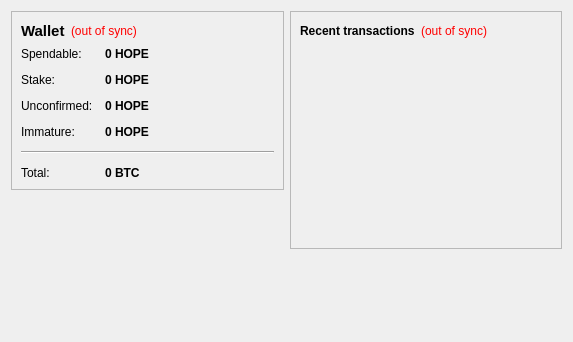
<?xml version="1.0" encoding="UTF-8"?>
<ui version="4.0">
 <class>OverviewPage</class>
 <widget class="QWidget" name="OverviewPage">
  <property name="geometry">
   <rect>
    <x>0</x>
    <y>0</y>
    <width>573</width>
    <height>342</height>
   </rect>
  </property>
  <property name="windowTitle">
   <string>Form</string>
  </property>
  <layout class="QHBoxLayout" name="horizontalLayout" stretch="1,1">
   <item>
    <layout class="QVBoxLayout" name="verticalLayout_2">
     <item>
      <widget class="QFrame" name="frame">
       <property name="frameShape">
        <enum>QFrame::StyledPanel</enum>
       </property>
       <property name="frameShadow">
        <enum>QFrame::Raised</enum>
       </property>
       <layout class="QVBoxLayout" name="verticalLayout_4">
        <item>
         <layout class="QHBoxLayout" name="horizontalLayout_4">
          <item>
           <widget class="QLabel" name="label_5">
            <property name="font">
             <font>
              <pointsize>11</pointsize>
              <weight>75</weight>
              <bold>true</bold>
             </font>
            </property>
            <property name="text">
             <string>Wallet</string>
            </property>
           </widget>
          </item>
          <item>
           <widget class="QLabel" name="labelWalletStatus">
            <property name="toolTip">
             <string>The displayed information may be out of date. Your wallet automatically synchronizes with the HOPE network after a connection is established, but this process has not completed yet.</string>
            </property>
            <property name="styleSheet">
             <string notr="true">QLabel { color: red; }</string>
            </property>
            <property name="text">
             <string notr="true">(out of sync)</string>
            </property>
            <property name="alignment">
             <set>Qt::AlignLeading|Qt::AlignLeft|Qt::AlignVCenter</set>
            </property>
           </widget>
          </item>
          <item>
           <spacer name="horizontalSpacer_2">
            <property name="orientation">
             <enum>Qt::Horizontal</enum>
            </property>
            <property name="sizeHint" stdset="0">
             <size>
              <width>40</width>
              <height>20</height>
             </size>
            </property>
           </spacer>
          </item>
         </layout>
        </item>
        <item>
         <layout class="QFormLayout" name="formLayout_2">
          <property name="fieldGrowthPolicy">
           <enum>QFormLayout::AllNonFixedFieldsGrow</enum>
          </property>
          <property name="horizontalSpacing">
           <number>12</number>
          </property>
          <property name="verticalSpacing">
           <number>12</number>
          </property>
          <item row="0" column="0">
           <widget class="QLabel" name="label">
            <property name="text">
             <string>Spendable:</string>
            </property>
           </widget>
          </item>
          <item row="0" column="1">
           <widget class="QLabel" name="labelBalance">
            <property name="font">
             <font>
              <weight>75</weight>
              <bold>true</bold>
             </font>
            </property>
            <property name="cursor">
             <cursorShape>IBeamCursor</cursorShape>
            </property>
            <property name="toolTip">
             <string>Your current spendable balance</string>
            </property>
            <property name="text">
             <string notr="true">0 HOPE</string>
            </property>
            <property name="textInteractionFlags">
             <set>Qt::LinksAccessibleByMouse|Qt::TextSelectableByKeyboard|Qt::TextSelectableByMouse</set>
            </property>
           </widget>
          </item>
          <item row="1" column="0">
           <widget class="QLabel" name="label_6">
            <property name="text">
             <string>Stake:</string>
            </property>
           </widget>
          </item>
          <item row="1" column="1">
           <widget class="QLabel" name="labelStake">
            <property name="font">
             <font>
              <weight>75</weight>
              <bold>true</bold>
             </font>
            </property>
            <property name="cursor">
             <cursorShape>IBeamCursor</cursorShape>
            </property>
            <property name="toolTip">
             <string>Total of coins that was staked, and do not yet count toward the current balance</string>
            </property>
            <property name="text">
             <string notr="true">0 HOPE</string>
            </property>
            <property name="textInteractionFlags">
             <set>Qt::LinksAccessibleByMouse|Qt::TextSelectableByKeyboard|Qt::TextSelectableByMouse</set>
            </property>
           </widget>
          </item>
          <item row="2" column="0">
           <widget class="QLabel" name="label_3">
            <property name="text">
             <string>Unconfirmed:</string>
            </property>
           </widget>
          </item>
          <item row="2" column="1">
           <widget class="QLabel" name="labelUnconfirmed">
            <property name="font">
             <font>
              <weight>75</weight>
              <bold>true</bold>
             </font>
            </property>
            <property name="cursor">
             <cursorShape>IBeamCursor</cursorShape>
            </property>
            <property name="toolTip">
             <string>Total of transactions that have yet to be confirmed, and do not yet count toward the current balance</string>
            </property>
            <property name="text">
             <string notr="true">0 HOPE</string>
            </property>
            <property name="textInteractionFlags">
             <set>Qt::LinksAccessibleByMouse|Qt::TextSelectableByKeyboard|Qt::TextSelectableByMouse</set>
            </property>
           </widget>
          </item>
          <item row="3" column="0">
           <widget class="QLabel" name="labelImmatureText">
            <property name="text">
             <string>Immature:</string>
            </property>
           </widget>
          </item>
          <item row="3" column="1">
           <widget class="QLabel" name="labelImmature">
            <property name="font">
             <font>
              <weight>75</weight>
              <bold>true</bold>
             </font>
            </property>
            <property name="toolTip">
             <string>Mined balance that has not yet matured</string>
            </property>
            <property name="text">
             <string notr="true">0 HOPE</string>
            </property>
            <property name="textInteractionFlags">
             <set>Qt::LinksAccessibleByMouse|Qt::TextSelectableByKeyboard|Qt::TextSelectableByMouse</set>
            </property>
           </widget>
          </item>
          <item row="4" column="0" colspan="2">
           <widget class="Line" name="line">
            <property name="orientation">
             <enum>Qt::Horizontal</enum>
            </property>
           </widget>
          </item>
          <item row="5" column="0">
           <widget class="QLabel" name="labelTotalText">
            <property name="text">
             <string>Total:</string>
            </property>
           </widget>
          </item>
          <item row="5" column="1">
           <widget class="QLabel" name="labelTotal">
            <property name="font">
             <font>
              <weight>75</weight>
              <bold>true</bold>
             </font>
            </property>
            <property name="cursor">
             <cursorShape>IBeamCursor</cursorShape>
            </property>
            <property name="toolTip">
             <string>Your current total balance</string>
            </property>
            <property name="text">
             <string notr="true">0 BTC</string>
            </property>
            <property name="textInteractionFlags">
             <set>Qt::LinksAccessibleByMouse|Qt::TextSelectableByKeyboard|Qt::TextSelectableByMouse</set>
            </property>
           </widget>
          </item>
         </layout>
        </item>
       </layout>
      </widget>
     </item>
     <item>
      <spacer name="verticalSpacer">
       <property name="orientation">
        <enum>Qt::Vertical</enum>
       </property>
       <property name="sizeHint" stdset="0">
        <size>
         <width>20</width>
         <height>40</height>
        </size>
       </property>
      </spacer>
     </item>
    </layout>
   </item>
   <item>
    <layout class="QVBoxLayout" name="verticalLayout_3">
     <item>
      <widget class="QFrame" name="frame_2">
       <property name="frameShape">
        <enum>QFrame::StyledPanel</enum>
       </property>
       <property name="frameShadow">
        <enum>QFrame::Raised</enum>
       </property>
       <layout class="QVBoxLayout" name="verticalLayout">
        <item>
         <layout class="QHBoxLayout" name="horizontalLayout_2">
          <item>
           <widget class="QLabel" name="label_4">
            <property name="text">
             <string>&lt;b&gt;Recent transactions&lt;/b&gt;</string>
            </property>
           </widget>
          </item>
          <item>
           <widget class="QLabel" name="labelTransactionsStatus">
            <property name="toolTip">
             <string>The displayed information may be out of date. Your wallet automatically synchronizes with the HOPE network after a connection is established, but this process has not completed yet.</string>
            </property>
            <property name="styleSheet">
             <string notr="true">QLabel { color: red; }</string>
            </property>
            <property name="text">
             <string notr="true">(out of sync)</string>
            </property>
            <property name="alignment">
             <set>Qt::AlignRight|Qt::AlignTrailing|Qt::AlignVCenter</set>
            </property>
           </widget>
          </item>
          <item>
           <spacer name="horizontalSpacer">
            <property name="orientation">
             <enum>Qt::Horizontal</enum>
            </property>
            <property name="sizeHint" stdset="0">
             <size>
              <width>40</width>
              <height>20</height>
             </size>
            </property>
           </spacer>
          </item>
         </layout>
        </item>
        <item>
         <widget class="QListView" name="listTransactions">
          <property name="styleSheet">
           <string notr="true">QListView { background: transparent; }</string>
          </property>
          <property name="frameShape">
           <enum>QFrame::NoFrame</enum>
          </property>
          <property name="verticalScrollBarPolicy">
           <enum>Qt::ScrollBarAlwaysOff</enum>
          </property>
          <property name="horizontalScrollBarPolicy">
           <enum>Qt::ScrollBarAlwaysOff</enum>
          </property>
          <property name="selectionMode">
           <enum>QAbstractItemView::NoSelection</enum>
          </property>
         </widget>
        </item>
       </layout>
      </widget>
     </item>
     <item>
      <spacer name="verticalSpacer_2">
       <property name="orientation">
        <enum>Qt::Vertical</enum>
       </property>
       <property name="sizeHint" stdset="0">
        <size>
         <width>20</width>
         <height>40</height>
        </size>
       </property>
      </spacer>
     </item>
    </layout>
   </item>
  </layout>
 </widget>
 <resources/>
 <connections/>
</ui>
